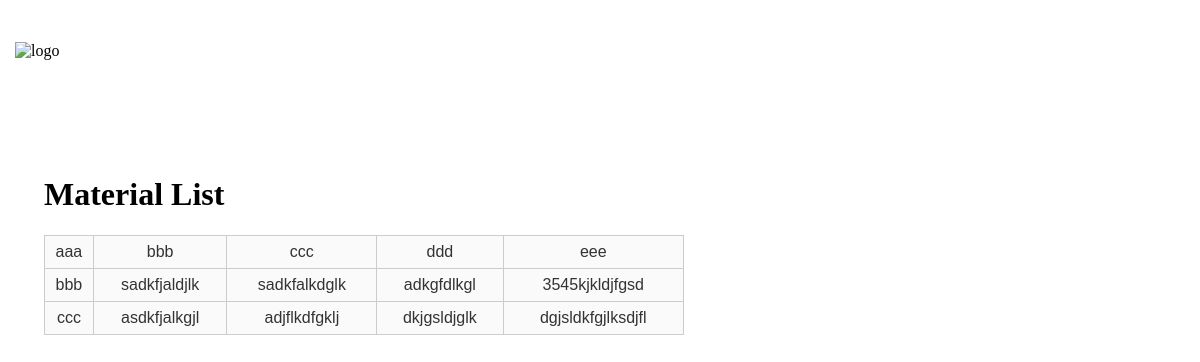
Page /materials/ on the earlier database version.
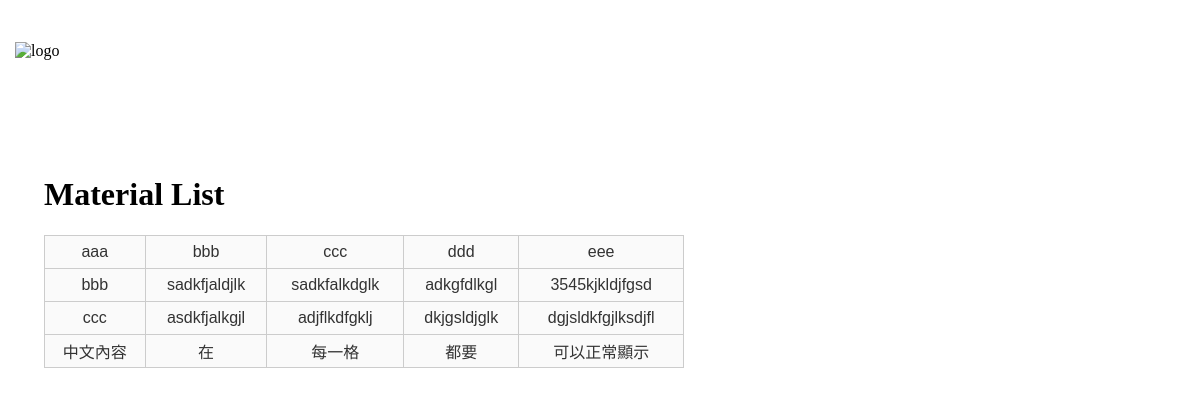
Same page on the later database version.
### materials/models.py (models this page shows, shortened)
class Customer(models.Model):
    field1 = models.CharField(max_length=200)
    field2 = models.CharField(max_length=200)
    field3 = models.CharField(max_length=200)
    field4 = models.CharField(max_length=200)
    field5 = models.CharField(max_length=200)

### materials/views.py (the view)
def index(request):
    customer_list = Customer.objects.order_by('field1')[:100]
    context = {'customer_list': customer_list}
    return render(request, 'materials/index.html', context)

### materials/templates/materials/index.html
{% load static %}
<!DOCTYPE HTML>
<html>
<head>
<link rel="stylesheet" type="text/css" href="{% static 'materials/style.css' %}" />
</head>
<body>
    <div class="header">
    <div class="logo"><img src="/static/materials/images/logo.jpg" alt="logo" title="logo"/></div>
    </div>
    <div class='info'>
<h1>Material List</h1>
{% if customer_list %}
    <table>
    {% for customer in customer_list %}
    <tr>
    <td>{{ customer.field1 }}</td>
    <td>{{ customer.field2 }}</td>
    <td>{{ customer.field3 }}</td>
    <td>{{ customer.field4 }}</td>
    <td>{{ customer.field5 }}</td>
    </tr>
    {% endfor %}
    </table>
{% else %}
    <p>No polls are available.</p>
{% endif %}
    </div>
</body>
</html>

### materials/static/materials/style.css (style rules this page uses)
body, html { padding: 3px 3px 3px 3px; background-color: #D8DBE2; background:#fff url(images/bg.jpg) repeat-x; }
table { color: #333; font-family: Helvetica, Arial, sans-serif; width: 640px; border-collapse: collapse; border-spacing: 0; }
td, th { border: 1px solid #CCC; height: 30px; }
td { background: #FAFAFA; text-align: center; }
.info { padding: 30px 30px 30px 30px; font-size:16px }
.header { width:1170px; margin:0 auto; height:111px; }
.header .logo { width:272px; height:56px; float:left; }
.header .logo img { width:272px; height:56px; border:0px; padding-top:28px; }

Differences in the rows shown:
added Customer: field1 "中文內容", field2 "在", field3 "每一格", field4 "都要", field5 "可以正常顯示"
